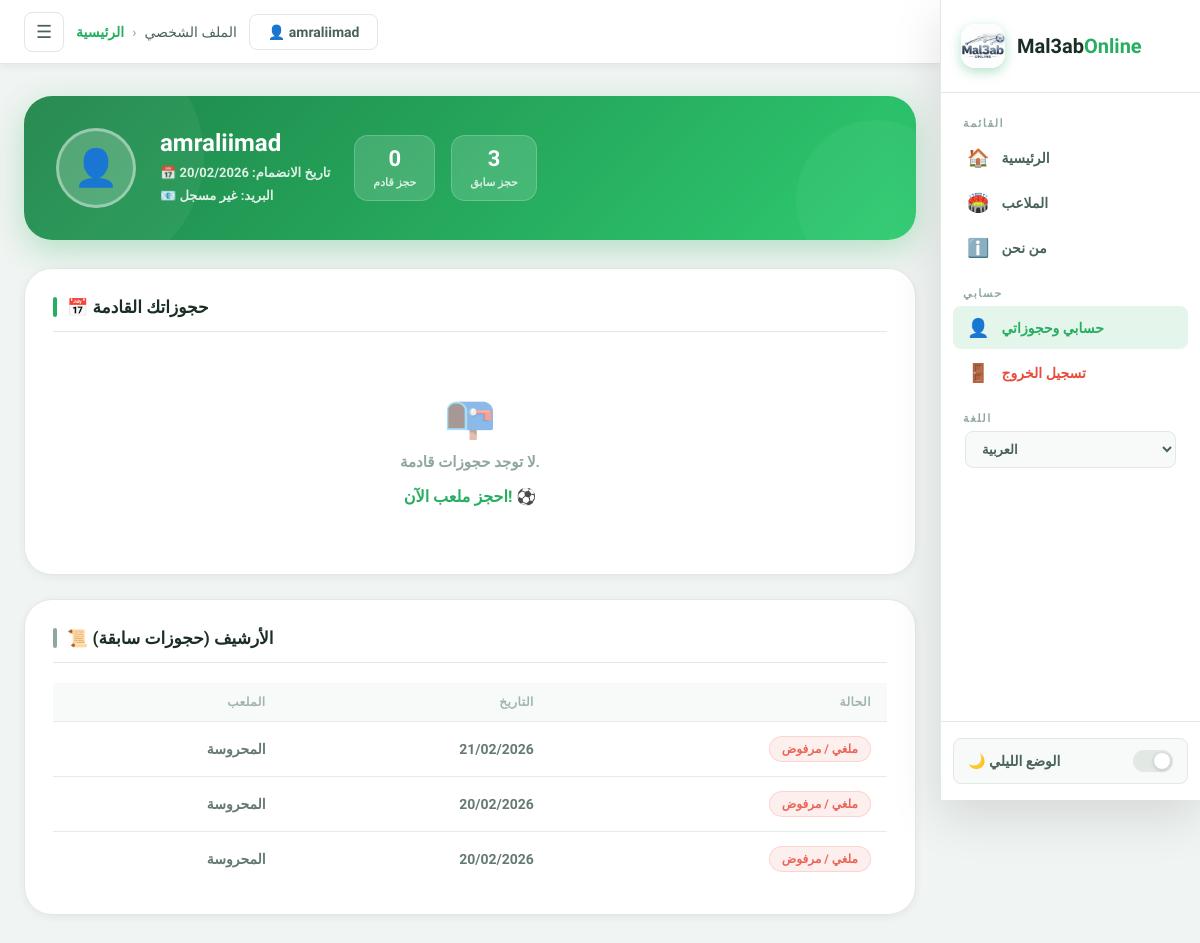
The page /ar/profile/ (signed in) on the database its author committed.
### bookings/models.py (models this page shows, shortened)
class Booking(models.Model):
    STATUS_CHOICES = [
        ('Pending',   'قيد المراجعة (انتظار التأكيد)'),
        ('Confirmed', 'تم التأكيد'),
        ('Cancelled', 'ملغي / مرفوض'),
    ]
    PAYMENT_TYPE_CHOICES = [
        ('Full',       'دفع كامل'),
        ('Deposit',    'دفع عربون (50 ج.م)'),
        ('PayAtPitch', 'دفع في الملعب (للمميزين فقط)'),
    ]
    pitch        = models.ForeignKey(Pitch, on_delete=models.CASCADE, verbose_name="الملعب")
    user         = models.ForeignKey(User,  on_delete=models.CASCADE, verbose_name="المستخدم")
    date         = models.DateField(verbose_name="تاريخ الحجز")
    time         = models.CharField(max_length=10, verbose_name="وقت الحجز")
    status       = models.CharField(max_length=20, choices=STATUS_CHOICES, default='Pending', verbose_name="الحالة")
    payment_type = models.CharField(max_length=20, choices=PAYMENT_TYPE_CHOICES, default='Full', verbose_name="نوع الدفع")
    created_at   = models.DateTimeField(auto_now_add=True, verbose_name="وقت إنشاء الطلب")
    booking_code = models.CharField(max_length=10, unique=True, editable=False, null=True, verbose_name="كود الحجز")
    class Meta:
        verbose_name        = "حجز"
        verbose_name_plural = "الحجوزات"
        ordering            = ['-date', '-time']

class Pitch(models.Model):
    is_new = models.BooleanField(default=False, verbose_name="ملعب جديد؟")
    is_available = models.BooleanField(default=True, verbose_name="متاح الآن؟")
    SIZE_CHOICES = [
        ('5x5', 'خماسي (5 ضد 5)'),
        ('7x7', 'سباعي (7 ضد 7)'),
        ('11x11', 'قانوني (11 ضد 11)'),
    ]
    FLOOR_CHOICES = [
        ('Artificial', 'نجيل صناعي'),
        ('Natural', 'نجيل طبيعي'),
        ('Tartan', 'ترتان / مطاط'),
    ]
    LOCATION_CHOICES = [
        ('Abbaseya', 'العباسية'),
        ('Nasr City', 'مدينة نصر'),
        ('New Cairo', 'مصر الجديدة'),
        ('Maadi', 'المعادي'),
        ('Shoubra', 'شبرا'),
        ('Dokki', 'الدقي'),
        ('Giza', 'الجيزة'),
        ('Zamalek', 'الزمالك'),
        ('Haram', 'الهرم'),
        ('Faisal', 'فيصل'),
        ('Obour', 'العبور'),
        ('Shorouk', 'الشروق'),
        ('October', '6 أكتوبر'),
        ('Sheikh Zayed', 'الشيخ زايد'),
        ('Helwan', 'حلوان'),
        ('Mokattam', 'المقطم'),
    ]
    name            = models.CharField(max_length=100, verbose_name="اسم الملعب")
    price_per_hour  = models.DecimalField(max_digits=10, decimal_places=2, verbose_name="سعر الساعة الأساسي")
    location        = models.CharField(max_length=50, choices=LOCATION_CHOICES, default='Nasr City', verbose_name="المنطقة")
    address         = models.CharField(max_length=255, blank=True, verbose_name="العنوان بالتفصيل")
    image           = models.ImageField(upload_to='pitch_images/', blank=True, null=True, verbose_name="صورة الملعب")
    google_map_link = models.URLField(blank=True, null=True, verbose_name="رابط جوجل ماب")
    description     = models.TextField(blank=True, verbose_name="وصف ومميزات الملعب")
    phone_number    = models.CharField(max_length=15, blank=True, verbose_name="رقم الملعب")
    owner_name      = models.CharField(max_length=100, blank=True, verbose_name="اسم صاحب الملعب")
    latitude        = models.FloatField(blank=True, null=True, verbose_name="خط العرض (Latitude)")
    longitude       = models.FloatField(blank=True, null=True, verbose_name="خط الطول (Longitude)")
    size            = models.CharField(max_length=10, choices=SIZE_CHOICES, default='5x5', verbose_name="حجم الملعب")
    floor_type      = models.CharField(max_length=20, choices=FLOOR_CHOICES, default='Artificial', verbose_name="نوع الأرضية")
    has_showers     = models.BooleanField(default=False, verbose_name="يوجد حمامات/دش")
    has_parking     = models.BooleanField(default=False, verbose_name="يوجد جراج")
    has_ball        = models.BooleanField(default=True,  verbose_name="توفر كرة")
    has_bibs        = models.BooleanField(default=False, verbose_name="توفر ماركرات (صديري)")
    class Meta:
        verbose_name        = "ملعب"
        verbose_name_plural = "الملاعب"

### bookings/views.py (the view)
# urls.py: path('profile/', views.user_profile, name='user_profile'),
@login_required
def user_profile(request):
    today    = timezone.now().date()
    upcoming = Booking.objects.filter(user=request.user, date__gte=today).order_by('date', 'time')
    past     = Booking.objects.filter(user=request.user, date__lt=today).order_by('-date', '-time')
    return render(request, 'user_profile.html', {
        'upcoming_bookings': upcoming,
        'past_bookings':     past,
        'user':              request.user,
    })

### templates/user_profile.html (shortened to what this page needs)
{% extends 'base.html' %}
{% load static %}
{% load i18n %}
{% block profile_active %}active{% endblock %}
{% block breadcrumb %}
    <a href="{% url 'home' %}">{% trans "الرئيسية" %}</a>
    <span>›</span>
    <span style="color:var(--text-2);">{% trans "الملف الشخصي" %}</span>
{% endblock %}
{% block content %}
<div class="page-container">
    <div class="profile-hero fade-up">
        <div class="profile-avatar">👤</div>
        <div class="profile-info">
            <div class="profile-name">{{ user.username }}</div>
            <div class="profile-meta">
                📅 {% trans "تاريخ الانضمام" %}: {{ user.date_joined|date:"d/m/Y" }}<br>
                📧 {% trans "البريد" %}: {{ user.email|default:"غير مسجل" }}
            </div>
        </div>
        <div class="profile-stats">
            <div class="stat-bubble">
                <span class="stat-num">{{ upcoming_bookings|length }}</span>
                <span class="stat-label">{% trans "حجز قادم" %}</span>
            </div>
            <div class="stat-bubble">
                <span class="stat-num">{{ past_bookings|length }}</span>
                <span class="stat-label">{% trans "حجز سابق" %}</span>
            </div>
        </div>
    </div>
    <div class="section-block fade-up">
        <h2 class="section-heading">📅 {% trans "حجوزاتك القادمة" %}</h2>
        {% if upcoming_bookings %}
        <div class="table-wrap">
            <table class="booking-table">
                <thead>
                    <tr>
                        <th>{% trans "الكود" %}</th>
                        <th>{% trans "الملعب" %}</th>
                        <th>{% trans "التاريخ" %}</th>
                        <th>{% trans "الساعة" %}</th>
                        <th>{% trans "الحالة" %}</th>
                        <th>{% trans "إجراءات" %}</th>
                    </tr>
                </thead>
                <tbody>
                    {% for booking in upcoming_bookings %}
                    <tr>
                        <td data-label="{% trans 'الكود' %}">
                            <span class="booking-code-cell">#{{ booking.booking_code }}</span>
                        </td>
                        <td data-label="{% trans 'الملعب' %}">{{ booking.pitch.name }}</td>
                        <td data-label="{% trans 'التاريخ' %}">{{ booking.date|date:"d/m/Y" }}</td>
                        <td data-label="{% trans 'الساعة' %}">{{ booking.time }}</td>
                        <td data-label="{% trans 'الحالة' %}">
                            {% if booking.status == 'Confirmed' %}
                                <span class="badge badge-success">✅ {% trans "مؤكد" %}</span>
                            {% elif booking.status == 'Pending' %}
                                <span class="badge badge-warning">⏳ {% trans "قيد المراجعة" %}</span>
                            {% else %}
                                <span class="badge badge-danger">❌ {% trans "ملغي" %}</span>
                            {% endif %}
                        </td>
                        <td data-label="{% trans 'إجراءات' %}">
                            {% if booking.status != 'Cancelled' %}
                                <a href="{% url 'cancel_booking' booking.id %}"
                                   class="btn-cancel"
                                   onclick="return confirm('{% trans "هل أنت متأكد من إلغاء هذا الحجز؟" %}')">
                                    🗑️ {% trans "إلغاء" %}
                                </a>
                            {% else %}
                                <span style="color:var(--text-muted); font-size:13px;">—</span>
                            {% endif %}
                        </td>
                    </tr>
                    {% endfor %}
                </tbody>
            </table>
        </div>
        {% else %}
        <div class="empty-state">
            <div class="empty-icon">📭</div>
            <p>{% trans "لا توجد حجوزات قادمة." %}</p>
            <a href="{% url 'home' %}" class="empty-link">{% trans "احجز ملعب الآن!" %} ⚽</a>
        </div>
        {% endif %}
    </div>
    <div class="section-block fade-up">
        <h2 class="section-heading archive">📜 {% trans "الأرشيف (حجوزات سابقة)" %}</h2>
        {% if past_bookings %}
        <div class="table-wrap">
            <table class="booking-table" style="opacity:0.85;">
                <thead>
                    <tr>
                        <th>{% trans "الملعب" %}</th>
                        <th>{% trans "التاريخ" %}</th>
                        <th>{% trans "الحالة" %}</th>
                    </tr>
                </thead>
                <tbody>
                    {% for booking in past_bookings %}
                    <tr>
                        <td data-label="{% trans 'الملعب' %}">{{ booking.pitch.name }}</td>
                        <td data-label="{% trans 'التاريخ' %}">{{ booking.date|date:"d/m/Y" }}</td>
                        <td data-label="{% trans 'الحالة' %}">
                            {% if booking.status == 'Confirmed' %}
                                <span class="badge badge-success">✅ {% trans "تم بنجاح" %}</span>
                            {% else %}
                                <span class="badge badge-danger">{{ booking.get_status_display }}</span>
                            {% endif %}
                        </td>
                    </tr>
                    {% endfor %}
                </tbody>
            </table>
        </div>
        {% else %}
        <div class="empty-state">
            <div class="empty-icon">🗂️</div>
            <p>{% trans "الأرشيف فارغ حتى الآن." %}</p>
        </div>
        {% endif %}
    </div>
</div>
{% endblock %}

### templates/base.html (shortened to what this page needs)
{% load static %}
{% load i18n %}
<!DOCTYPE html>
<html dir="{% if LANGUAGE_BIDI %}rtl{% else %}ltr{% endif %}" lang="{{ LANGUAGE_CODE }}">
<head>
</head>
<body>
    <aside class="sidebar" id="sidebar">
        <div class="sidebar-logo">
            <img src="{% static 'img/logo.png' %}" alt="Mal3ab Online" class="logo-icon">
            <div class="logo-text">Mal3ab<span>Online</span></div>
        </div>
        <nav class="sidebar-nav">
            <div class="nav-section-title">{% trans "القائمة" %}</div>
            <a href="{% url 'home' %}" class="nav-item {% block home_active %}{% endblock %}">
                <span class="nav-icon">🏠</span> {% trans "الرئيسية" %}
            </a>
            <a href="{% url 'home' %}" class="nav-item {% block pitches_active %}{% endblock %}">
                <span class="nav-icon">🏟️</span> {% trans "الملاعب" %}
            </a>
            <a href="{% url 'about_us' %}" class="nav-item {% block about_active %}{% endblock %}">
                <span class="nav-icon">ℹ️</span> {% trans "من نحن" %}
            </a>
            {% if user.is_authenticated %}
                <div class="nav-section-title" style="margin-top:10px;">{% trans "حسابي" %}</div>
                <a href="{% url 'user_profile' %}" class="nav-item {% block profile_active %}{% endblock %}">
                    <span class="nav-icon">👤</span> {% trans "حسابي وحجوزاتي" %}
                </a>
                <a href="#"
                   onclick="event.preventDefault(); document.getElementById('logout-form').submit();"
                   class="nav-item" style="color:#e74c3c;">
                    <span class="nav-icon">🚪</span> {% trans "تسجيل الخروج" %}
                </a>
            {% endif %}
            <div class="nav-section-title" style="margin-top:10px;">{% trans "اللغة" %}</div>
            <form action="{% url 'set_language' %}" method="post" style="margin: 0 12px;">
                <select name="language" onchange="this.form.submit()" class="lang-select">
                    <option value="ar" {% if LANGUAGE_CODE == 'ar' %}selected{% endif %}>العربية</option>
                </select>
            </form>
        </nav>
        <div class="sidebar-footer">
            <button class="theme-toggle-btn" onclick="toggleTheme()">
                <span id="themeLabel">🌙 {% trans "الوضع الليلي" %}</span>
                <div class="toggle-track"><div class="toggle-thumb"></div></div>
            </button>
        </div>
    </aside>
    <header class="navbar" id="navbar">
        <button class="menu-btn" onclick="toggleSidebar()" title="{% trans 'القائمة' %}">☰</button>
        <nav class="navbar-breadcrumb">
            {% block breadcrumb %}{% endblock %}
        </nav>
        <div class="navbar-actions">
            {% if user.is_authenticated %}
                <a href="{% url 'user_profile' %}" class="btn btn-ghost">👤 {{ user.username }}</a>
            {% else %}
                <a href="{% url 'login' %}" class="btn btn-primary">🔑 {% trans "تسجيل الدخول" %}</a>
            {% endif %}
        </div>
    </header>
    <main class="main-content" id="mainContent">
        {% block content %}{% endblock %}
    </main>
</body>
</html>

### rows shown on the page
Booking: pitch.name "المحروسة", date "21/02/2026", status "ملغي / مرفوض"
Booking: pitch.name "المحروسة", date "20/02/2026", status "ملغي / مرفوض"
Booking: pitch.name "المحروسة", date "20/02/2026", status "ملغي / مرفوض"

### other values the page prints
{{ user.username }} "amraliimad"
{{ user.date_joined|date:"d/m/Y" }} "20/02/2026"
{{ user.email|default:"غير مسجل" }} "غير مسجل"
{{ upcoming_bookings|length }} "0"
{{ past_bookings|length }} "3"
